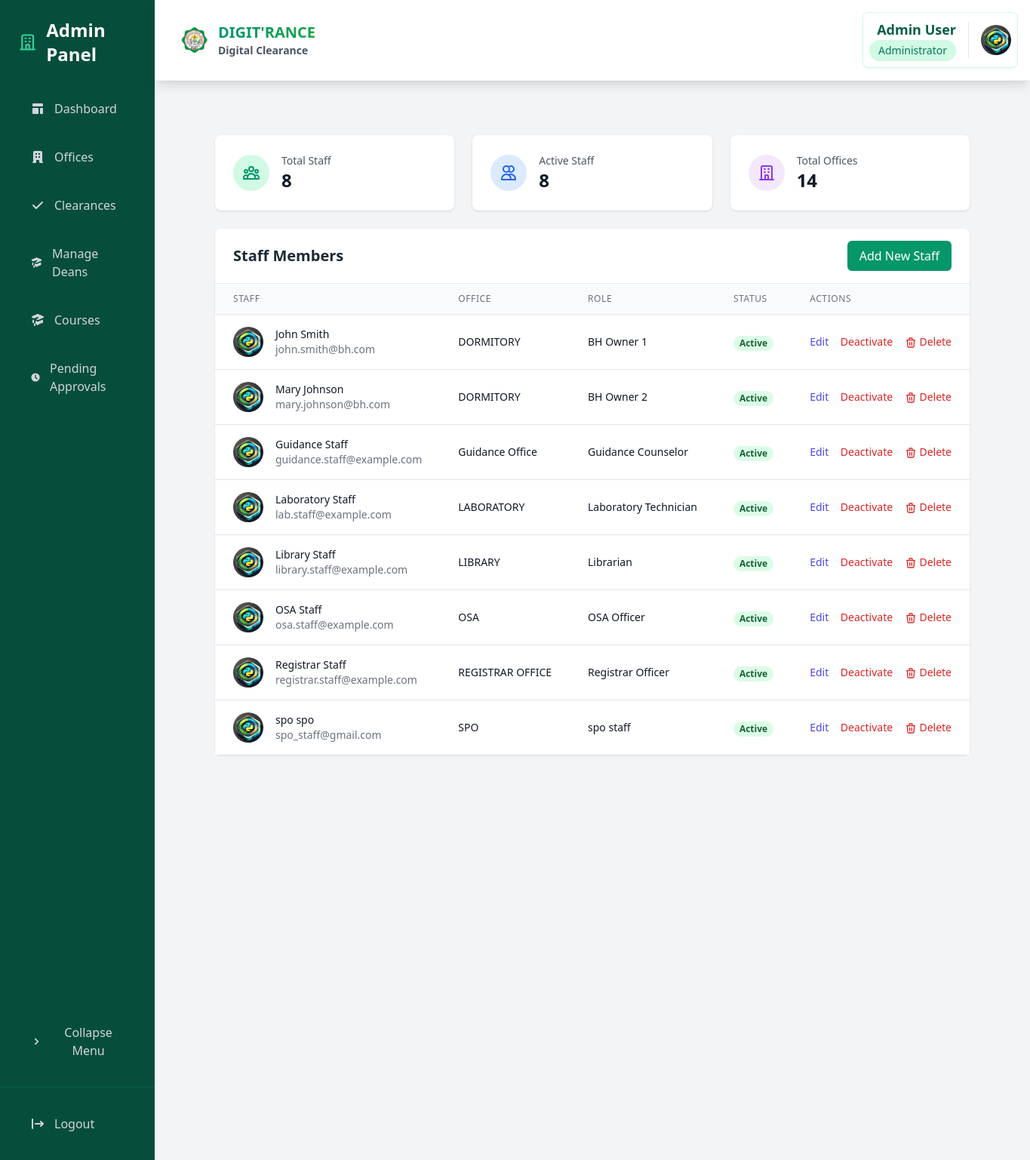
The app's page /dashboard/admin/staff/ (signed in) with its own data.
### core/models.py (models this page shows, shortened)
class Staff(models.Model):
    user = models.OneToOneField(User, on_delete=models.CASCADE)
    office = models.ForeignKey(Office, on_delete=models.CASCADE, related_name='staff')
    role = models.CharField(max_length=100)
    is_dormitory_owner = models.BooleanField(default=False)  # For dormitory (BH) manager
    profile_picture = models.ImageField(
        upload_to='staff_profiles/',
        null=True,
        blank=True
    )
    def get_profile_picture_url(self):
        if self.profile_picture and hasattr(self.profile_picture, 'url'):
            return self.profile_picture.url
        return static('img/default-profile.png')

class Office(models.Model):
    OFFICE_TYPES = [
        ('SET', 'SET'),
        ('STE', 'STE'),
        ('SOCJE', 'SOCJE'),
        ('SAFES', 'SAFES'),
        ('SSB SET', 'SSB SET'),
        ('SSB STE', 'SSB STE'),
        ('SSB SOCJE', 'SSB SOCJE'),
        ('SSB SAFES', 'SSB SAFES'),
        ('OTHER', 'OTHER'),
    ]
    name = models.CharField(max_length=255, unique=True)
    office_type = models.CharField(max_length=50, choices=OFFICE_TYPES, default='OTHER')
    affiliated_dean = models.ForeignKey(Dean, on_delete=models.SET_NULL, null=True, blank=True, help_text="Associate this office with a specific dean (program)")
    description = models.TextField(blank=True, null=True)
    location = models.CharField(max_length=255, blank=True, null=True)
    contact_number = models.CharField(max_length=50, blank=True, null=True)
    email = models.EmailField(blank=True, null=True)
    created_at = models.DateTimeField(auto_now_add=True)

### core/views.py (the view)
# urls.py: path('dashboard/admin/staff/', views.admin_staff, name='admin_staff'),
@login_required
@user_passes_test(lambda u: u.is_superuser)
def admin_staff(request):
    staff = Staff.objects.select_related(
        'user',
        'office'
    ).all().order_by('office__name', 'user__first_name')
    total_staff = staff.count()
    active_staff = staff.filter(user__is_active=True).count()
    total_offices = Office.objects.count()
    staff_by_office = Office.objects.annotate(
        staff_count=Count('staff')
    )
    context = {
        'staff': staff,
        'statistics': {
            'total_staff': total_staff,
            'active_staff': active_staff,
            'total_offices': total_offices,
            'staff_by_office': staff_by_office,
        }
    }
    return render(request, 'admin/staff.html', context)

### core/models.py (called while the page is built)
    def get_profile_picture_url(self):
        if self.profile_picture and hasattr(self.profile_picture, 'url'):
            return self.profile_picture.url
        return static('img/default-profile.png')

### templates/admin/staff.html (shortened to what this page needs)
{% extends 'admin/base_admin.html' %}
{% load static %}
{% block admin_content %}
<div class="p-6 space-y-6">
    <div class="grid grid-cols-1 md:grid-cols-3 gap-6">
        <div class="bg-white rounded-lg shadow p-6">
            <div class="flex items-center">
                <div class="p-3 rounded-full bg-emerald-100 mr-4">
                </div>
                <div>
                    <p class="text-sm font-medium text-gray-600">Total Staff</p>
                    <p class="text-2xl font-bold text-gray-900">{{ statistics.total_staff }}</p>
                </div>
            </div>
        </div>
        <div class="bg-white rounded-lg shadow p-6">
            <div class="flex items-center">
                <div class="p-3 rounded-full bg-blue-100 mr-4">
                    <svg class="w-6 h-6 text-blue-600" fill="none" stroke="currentColor" viewBox="0 0 24 24">
                        <path stroke-linecap="round" stroke-linejoin="round" stroke-width="2" d="M12 4.354a4 4 0 110 5.292M15 21H3v-1a6 6 0 0112 0v1zm0 0h6v-1a6 6 0 00-9-5.197M13 7a4 4 0 11-8 0 4 4 0 018 0z" />
                    </svg>
                </div>
                <div>
                    <p class="text-sm font-medium text-gray-600">Active Staff</p>
                    <p class="text-2xl font-bold text-gray-900">{{ statistics.active_staff }}</p>
                </div>
            </div>
        </div>
        <div class="bg-white rounded-lg shadow p-6">
            <div class="flex items-center">
                <div class="p-3 rounded-full bg-purple-100 mr-4">
                    <svg class="w-6 h-6 text-purple-600" fill="none" stroke="currentColor" viewBox="0 0 24 24">
                        <path stroke-linecap="round" stroke-linejoin="round" stroke-width="2" d="M19 21V5a2 2 0 00-2-2H7a2 2 0 00-2 2v16m14 0h2m-2 0h-5m-9 0H3m2 0h5M9 7h1m-1 4h1m4-4h1m-1 4h1m-5 10v-5a1 1 0 011-1h2a1 1 0 011 1v5m-4 0h4" />
                    </svg>
                </div>
                <div>
                    <p class="text-sm font-medium text-gray-600">Total Offices</p>
                    <p class="text-2xl font-bold text-gray-900">{{ statistics.total_offices }}</p>
                </div>
            </div>
        </div>
    </div>
    <div class="bg-white rounded-lg shadow">
        <div class="px-6 py-4 border-b border-gray-200">
            <div class="flex justify-between items-center">
                <h2 class="text-xl font-semibold text-gray-800">Staff Members</h2>
                <a href="{% url 'admin_staff_add' %}" class="bg-emerald-600 text-white px-4 py-2 rounded-md hover:bg-emerald-700 transition duration-150">
                    Add New Staff
                </a>
            </div>
        </div>
        <div class="overflow-x-auto">
            <table class="min-w-full divide-y divide-gray-200">
                <thead class="bg-gray-50">
                    <tr>
                        <th class="px-6 py-3 text-left text-xs font-medium text-gray-500 uppercase tracking-wider">Staff</th>
                        <th class="px-6 py-3 text-left text-xs font-medium text-gray-500 uppercase tracking-wider">Office</th>
                        <th class="px-6 py-3 text-left text-xs font-medium text-gray-500 uppercase tracking-wider">Role</th>
                        <th class="px-6 py-3 text-left text-xs font-medium text-gray-500 uppercase tracking-wider">Status</th>
                        <th class="px-6 py-3 text-left text-xs font-medium text-gray-500 uppercase tracking-wider">Actions</th>
                    </tr>
                </thead>
                <tbody class="bg-white divide-y divide-gray-200">
                    {% for staff_member in staff %}
                    <tr>
                        <td class="px-6 py-4 whitespace-nowrap">
                            <div class="flex items-center">
                                <div class="flex-shrink-0 h-10 w-10">
                                    <img class="h-10 w-10 rounded-full object-cover"
                                         src="{{ staff_member.get_profile_picture_url }}"
                                         alt="{{ staff_member.user.get_full_name }}">
                                </div>
                                <div class="ml-4">
                                    <div class="text-sm font-medium text-gray-900">
                                        {{ staff_member.user.get_full_name }}
                                    </div>
                                    <div class="text-sm text-gray-500">
                                        {{ staff_member.user.email }}
                                    </div>
                                </div>
                            </div>
                        </td>
                        <td class="px-6 py-4 whitespace-nowrap">
                            <div class="text-sm text-gray-900">{{ staff_member.office.name }}</div>
                        </td>
                        <td class="px-6 py-4 whitespace-nowrap">
                            <div class="text-sm text-gray-900">{{ staff_member.role }}</div>
                        </td>
                        <td class="px-6 py-4 whitespace-nowrap">
                            <span class="px-2 inline-flex text-xs leading-5 font-semibold rounded-full
                                       {% if staff_member.user.is_active %}
                                       bg-green-100 text-green-800
                                       {% else %}
                                       bg-red-100 text-red-800
                                       {% endif %}">
                                {{ staff_member.user.is_active|yesno:"Active,Inactive" }}
                            </span>
                        </td>
                        <td class="px-6 py-4 whitespace-nowrap text-sm font-medium">
                            <a href="{% url 'admin_staff_edit' staff_member.id %}"
                               class="text-indigo-600 hover:text-indigo-900 mr-3">Edit</a>
                            <button onclick="toggleStaffStatus('{{ staff_member.id }}')"
                                    class="text-red-600 hover:text-red-900 mr-3">
                                {{ staff_member.user.is_active|yesno:"Deactivate,Activate" }}
                            </button>
                            <button onclick="deleteStaff('{{ staff_member.id }}', '{{ staff_member.user.get_full_name|default:staff_member.user.username|escapejs }}')"
                                    class="text-red-600 hover:text-red-900">
                                <svg class="w-4 h-4 inline" fill="none" stroke="currentColor" viewBox="0 0 24 24">
                                    <path stroke-linecap="round" stroke-linejoin="round" stroke-width="2" d="M19 7l-.867 12.142A2 2 0 0116.138 21H7.862a2 2 0 01-1.995-1.858L5 7m5 4v6m4-6v6m1-10V4a1 1 0 00-1-1h-4a1 1 0 00-1 1v3M4 7h16"/>
                                </svg>
                                Delete
                            </button>
                        </td>
                    </tr>
                    {% empty %}
                    <tr>
                        <td colspan="5" class="px-6 py-4 text-center text-gray-500">
                            No staff members found
                        </td>
                    </tr>
                    {% endfor %}
                </tbody>
            </table>
        </div>
    </div>
</div>
{% endblock %}

### templates/components/navbar.html (shortened to what this page needs)
{% load static %}
<header class="bg-white shadow-lg p-4 flex justify-between items-center border-b border-gray-100 sticky top-0 z-50">
    <div class="flex items-center">
        <h1 class="text-xl font-bold flex items-center ml-4 text-gray-800">
            <a href="{% url 'home' %}" class="flex items-center group">
                <img src="{% static 'img/permit_logo.png' %}" alt="JHCSC Logo" class="h-10 w-10 mr-3 rounded-full shadow-sm">
                <div class="flex flex-col">
                    <span class="text-gradient bg-clip-text text-transparent bg-gradient-to-r from-emerald-600 to-green-600 group-hover:from-emerald-700 group-hover:to-green-700 transition-all">
                    </span>
                    <span class="text-sm text-gray-600">Digital Clearance</span>
                </div>
            </a>
        </h1>    </div>
    <div class="flex items-center">
        {% if user.is_authenticated %}
            <div class="bg-white rounded-lg shadow-sm border border-emerald-100 hover:shadow-md transition-all duration-200">
                <div class="flex items-center space-x-4 p-2">
                    <div class="flex flex-col items-end">
                        <span class="font-semibold text-lg text-emerald-800">
                            {% if user.programchair %}
                                {{ user.get_full_name }}
                            {% elif user.student %}
                                {{ user.student.full_name }}
                            {% elif user.staff %}
                                {{ user.get_full_name }}
                            {% else %}
                                {{ user.get_full_name }}
                            {% endif %}
                        </span>
                        <span class="text-sm px-3 py-1 bg-emerald-100 text-emerald-700 rounded-full font-medium">
                            {% if user.programchair %}
                                Program Chair
                            {% elif user.student %}
                                Student
                            {% elif user.staff %}
                                {{ user.staff.office.name }} Staff
                            {% elif user.is_superuser %}
                                Administrator
                            {% endif %}
                        </span>
                    </div>
                    <div class="relative group">
                        {% if user.student %}
                            <img src="{{ user.student.get_profile_picture_url }}"
                                 alt="Profile"
                                 class="w-10 h-10 rounded-full object-cover">
                        {% elif user.programchair %}
                            <img src="{{ user.programchair.get_profile_picture_url }}"
                                 alt="Profile"
                                 class="w-10 h-10 rounded-full object-cover">
                        {% elif user.staff %}
                            <img src="{{ user.staff.get_profile_picture_url }}"
                                 alt="Profile"
                                 class="w-10 h-10 rounded-full object-cover">
                        {% elif user.is_superuser %}
                            {% if user.userprofile %}
                                <img src="{{ user.userprofile.get_profile_picture_url }}"
                                     alt="Profile"
                                     class="w-10 h-10 rounded-full object-cover">
                            {% else %}
                                <img src="{% static 'img/default-profile.png' %}"
                                     alt="Profile"
                                     class="w-10 h-10 rounded-full object-cover">
                            {% endif %}
                        {% endif %}
                    </div>
                </div>
            </div>
        {% endif %}
    </div>
</header>

### templates/components/navbar.html (style rules this page uses)
.text-gradient { background-size: 100%; -webkit-background-clip: text; -moz-background-clip: text; -webkit-text-fill-color: transparent; -moz-text-fill-color: transparent; }

### records on screen
Staff: user.get_full_name "John Smith", user.email "john.smith@bh.com", office.name "DORMITORY", role "BH Owner 1", user.is_active "Active", user.is_active "Deactivate"
Staff: user.get_full_name "Mary Johnson", user.email "mary.johnson@bh.com", office.name "DORMITORY", role "BH Owner 2", user.is_active "Active", user.is_active "Deactivate"
Staff: user.get_full_name "Guidance Staff", user.email "guidance.staff@example.com", office.name "Guidance Office", role "Guidance Counselor", user.is_active "Active", user.is_active "Deactivate"
Staff: user.get_full_name "Laboratory Staff", user.email "lab.staff@example.com", office.name "LABORATORY", role "Laboratory Technician", user.is_active "Active", user.is_active "Deactivate"
Staff: user.get_full_name "Library Staff", user.email "library.staff@example.com", office.name "LIBRARY", role "Librarian", user.is_active "Active", user.is_active "Deactivate"
Staff: user.get_full_name "OSA Staff", user.email "osa.staff@example.com", office.name "OSA", role "OSA Officer", user.is_active "Active", user.is_active "Deactivate"
Staff: user.get_full_name "Registrar Staff", user.email "registrar.staff@example.com", office.name "REGISTRAR OFFICE", role "Registrar Officer", user.is_active "Active", user.is_active "Deactivate"
Staff: user.get_full_name "spo spo", user.email "spo_staff@gmail.com", office.name "SPO", role "spo staff", user.is_active "Active", user.is_active "Deactivate"

### other values on screen
{{ user.get_full_name }} "Admin User"
{{ statistics.total_staff }} "8"
{{ statistics.active_staff }} "8"
{{ statistics.total_offices }} "14"
